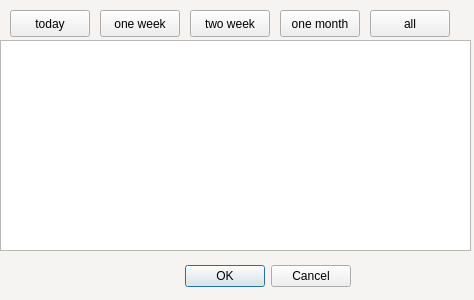
<ui version="4.0" >
 <class>HistoryMsg</class>
 <widget class="QDialog" name="HistoryMsg" >
  <property name="geometry" >
   <rect>
    <x>0</x>
    <y>0</y>
    <width>474</width>
    <height>300</height>
   </rect>
  </property>
  <property name="windowTitle" >
   <string>Dialog</string>
  </property>
  <property name="styleSheet" >
   <string>QDialog {
 
background-color:rgb(246,243,243);

}
</string>
  </property>
  <widget class="QDialogButtonBox" name="buttonBox" >
   <property name="geometry" >
    <rect>
     <x>10</x>
     <y>260</y>
     <width>341</width>
     <height>32</height>
    </rect>
   </property>
   <property name="orientation" >
    <enum>Qt::Horizontal</enum>
   </property>
   <property name="standardButtons" >
    <set>QDialogButtonBox::Cancel|QDialogButtonBox::NoButton|QDialogButtonBox::Ok</set>
   </property>
  </widget>
  <widget class="QTextEdit" name="MsgBrowser" >
   <property name="geometry" >
    <rect>
     <x>0</x>
     <y>40</y>
     <width>471</width>
     <height>211</height>
    </rect>
   </property>
   <property name="focusPolicy" >
    <enum>Qt::WheelFocus</enum>
   </property>
   <property name="lineWidth" >
    <number>2</number>
   </property>
   <property name="verticalScrollBarPolicy" >
    <enum>Qt::ScrollBarAsNeeded</enum>
   </property>
   <property name="autoFormatting" >
    <set>QTextEdit::AutoAll</set>
   </property>
   <property name="undoRedoEnabled" >
    <bool>true</bool>
   </property>
   <property name="readOnly" >
    <bool>true</bool>
   </property>
   <property name="html" >
    <string>&lt;html>&lt;head>&lt;meta name="qrichtext" content="1" />&lt;style type="text/css">
p, li { white-space: pre-wrap; }
&lt;/style>&lt;/head>&lt;body style=" font-family:'宋体'; font-size:9pt; font-weight:400; font-style:normal;">
&lt;p style="-qt-paragraph-type:empty; margin-top:0px; margin-bottom:0px; margin-left:0px; margin-right:0px; -qt-block-indent:0; text-indent:0px; font-family:'Sans Serif';">&lt;/p>
&lt;p style="-qt-paragraph-type:empty; margin-top:0px; margin-bottom:0px; margin-left:0px; margin-right:0px; -qt-block-indent:0; text-indent:0px; font-family:'Sans Serif';">&lt;/p>&lt;/body>&lt;/html></string>
   </property>
   <property name="overwriteMode" >
    <bool>true</bool>
   </property>
   <property name="textInteractionFlags" >
    <set>Qt::TextSelectableByMouse</set>
   </property>
  </widget>
  <widget class="QPushButton" name="todayBT" >
   <property name="geometry" >
    <rect>
     <x>10</x>
     <y>10</y>
     <width>80</width>
     <height>27</height>
    </rect>
   </property>
   <property name="text" >
    <string>today</string>
   </property>
  </widget>
  <widget class="QPushButton" name="oneweekBT" >
   <property name="geometry" >
    <rect>
     <x>100</x>
     <y>10</y>
     <width>80</width>
     <height>27</height>
    </rect>
   </property>
   <property name="text" >
    <string>one week</string>
   </property>
   <property name="shortcut" >
    <string>PgDown</string>
   </property>
  </widget>
  <widget class="QPushButton" name="twoweekBT" >
   <property name="geometry" >
    <rect>
     <x>190</x>
     <y>10</y>
     <width>80</width>
     <height>27</height>
    </rect>
   </property>
   <property name="text" >
    <string>two week</string>
   </property>
  </widget>
  <widget class="QPushButton" name="onemonthBT" >
   <property name="geometry" >
    <rect>
     <x>280</x>
     <y>10</y>
     <width>80</width>
     <height>27</height>
    </rect>
   </property>
   <property name="text" >
    <string>one month</string>
   </property>
  </widget>
  <widget class="QPushButton" name="allBT" >
   <property name="geometry" >
    <rect>
     <x>370</x>
     <y>10</y>
     <width>80</width>
     <height>27</height>
    </rect>
   </property>
   <property name="text" >
    <string>all</string>
   </property>
  </widget>
 </widget>
 <resources/>
 <connections>
  <connection>
   <sender>buttonBox</sender>
   <signal>accepted()</signal>
   <receiver>HistoryMsg</receiver>
   <slot>accept()</slot>
   <hints>
    <hint type="sourcelabel" >
     <x>248</x>
     <y>254</y>
    </hint>
    <hint type="destinationlabel" >
     <x>157</x>
     <y>274</y>
    </hint>
   </hints>
  </connection>
  <connection>
   <sender>buttonBox</sender>
   <signal>rejected()</signal>
   <receiver>HistoryMsg</receiver>
   <slot>reject()</slot>
   <hints>
    <hint type="sourcelabel" >
     <x>316</x>
     <y>260</y>
    </hint>
    <hint type="destinationlabel" >
     <x>286</x>
     <y>274</y>
    </hint>
   </hints>
  </connection>
 </connections>
</ui>
